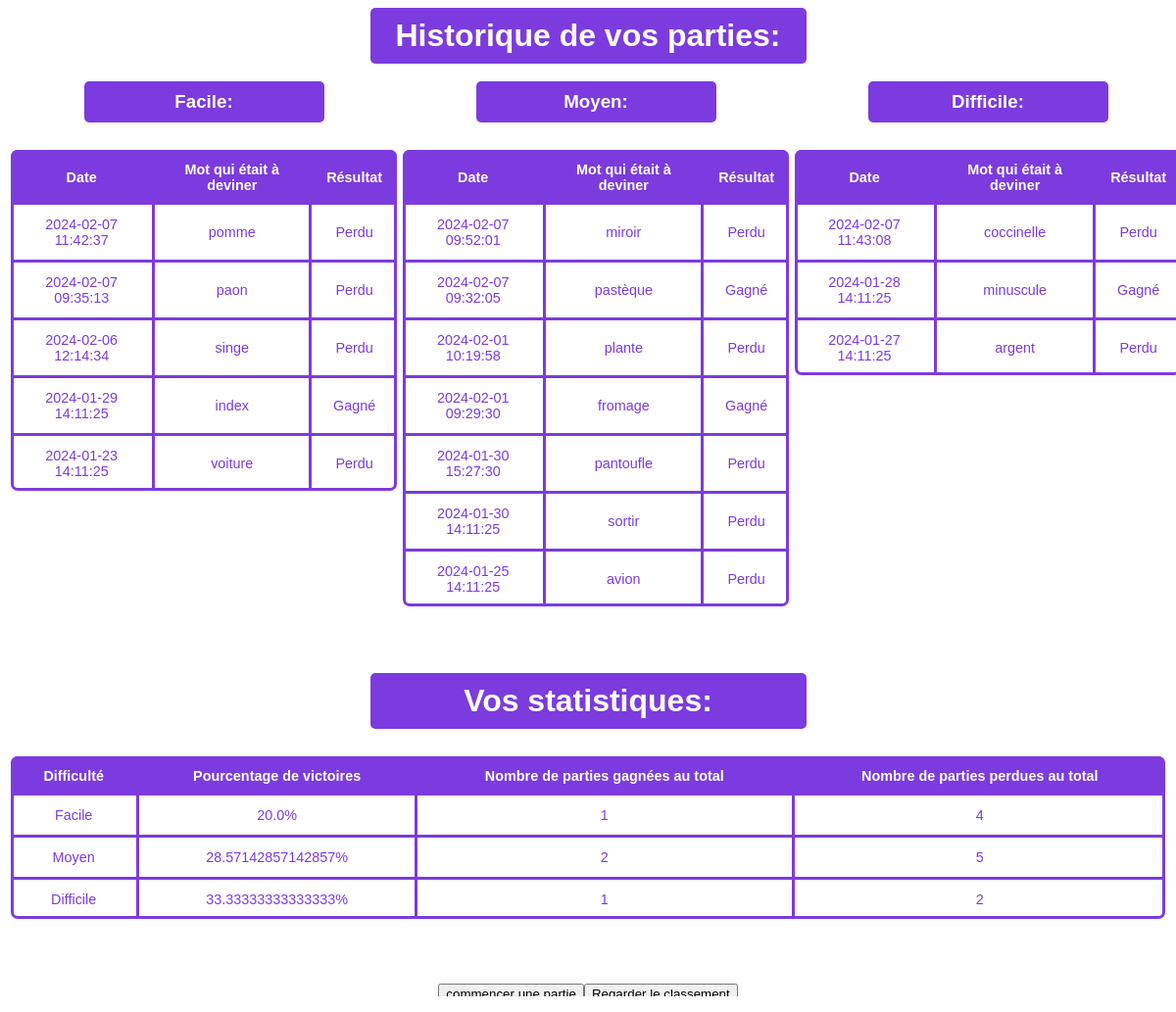
/historique (signed in), run on the app's committed database.
### tables this page shows
CREATE TABLE Partie (
    Partie_Id INTEGER PRIMARY KEY AUTOINCREMENT,
    Date_Du_Jeu DATETIME DEFAULT CURRENT_TIMESTAMP,
    Mot_A_Deviner VARCHAR,
    Gagne_Facile INTEGER DEFAULT 0,
    Perdu_Facile INTEGER DEFAULT 0,
    Gagne_Moyen INTEGER DEFAULT 0,
    Perdu_Moyen INTEGER DEFAULT 0,
    Gagne_Difficile INTEGER DEFAULT 0,
    Perdu_Difficile INTEGER DEFAULT 0,
    Resultat VARCHAR DEFAULT NULL,
    Difficulty VARCHAR DEFAULT NULL,
    User_Id INTEGER,
    FOREIGN KEY(User_Id) REFERENCES User(US_Id)
);

### app.py (the view)
@app.route('/historique')
def historique():
    user_id = session.get('user_id')
    historique_data = get_historique_data(user_id)
    return render_template('historique.html', **historique_data)

### app.py (called while the page is built)
def connect_db():
    db_path = 'Pendu.db'
    print(f"Connecté à la base de données : {db_path}")
    return sqlite3.connect(db_path)

### templates/historique.html (shortened to what this page needs)
<!DOCTYPE html>
<html lang="fr">
<head>
    <link rel="stylesheet" href="/static/historique.css">
</head>
<body>
    <div class="title-container">
        <h1>Historique de vos parties:</h1>
    </div>
    <br>
    <div class="table-container">
        <div class="table-section difficulty-section">
            <div class="section-text">
                <h3>Facile:</h3>
            </div>
            <table class="content-table">
                <thead>
                    <tr>
                        <th>Date</th>
                        <th>Mot qui était à deviner</th>
                        <th>Résultat</th>
                    </tr>
                </thead>
                <tbody>
                    {% for game in game_history_facile %}
                    <tr>
                        <td>{{ game[0] }}</td>
                        <td>{{ game[1] }}</td>
                        <td>{{ game[2] }}</td>
                    </tr>
                    {% endfor %}
                </tbody>
            </table>
        </div>
        <div class="table-section difficulty-section">
            <div class="section-text">
                <h3>Moyen:</h3>
            </div>
            <table class="content-table">
                <thead>
                    <tr>
                        <th>Date</th>
                        <th>Mot qui était à deviner</th>
                        <th>Résultat</th>
                    </tr>
                </thead>
                <tbody>
                    {% for game in game_history_moyen %}
                    <tr>
                        <td>{{ game[0] }}</td>
                        <td>{{ game[1] }}</td>
                        <td>{{ game[2] }}</td>
                    </tr>
                    {% endfor %}
                </tbody>
            </table>
        </div>
        <div class="table-section difficulty-section">
            <div class="section-text">
                <h3>Difficile:</h3>
            </div>
            <table class="content-table">
                <thead>
                    <tr>
                        <th>Date</th>
                        <th>Mot qui était à deviner</th>
                        <th>Résultat</th>
                    </tr>
                </thead>
                <tbody>
                    {% for game in game_history_difficile %}
                    <tr>
                        <td>{{ game[0] }}</td>
                        <td>{{ game[1] }}</td>
                        <td>{{ game[2] }}</td>
                    </tr>
                    {% endfor %}
                </tbody>
            </table>
        </div>
    </div>
    <div class="title-container">
        <h1>Vos statistiques:</h1>
    </div>
    <table class="content-table">
        <thead>
            <tr>
                <th>Difficulté</th>
                <th>Pourcentage de victoires</th>
                <th>Nombre de parties gagnées au total</th>
                <th>Nombre de parties perdues au total</th>
            </tr>
        </thead>
        <tbody>
            <tr>
                <td>Facile</td>
                <td>{{ pourcentage_facile }}%</td>
                <td>{{ total_gagne_facile }}</td>
                <td>{{ total_perdu_facile }}</td>
            </tr>
            <tr>
                <td>Moyen</td>
                <td>{{ pourcentage_moyen }}%</td>
                <td>{{ total_gagne_moyen }}</td>
                <td>{{ total_perdu_moyen }}</td>
            </tr>
            <tr>
                <td>Difficile</td>
                <td>{{ pourcentage_difficile }}%</td>
                <td>{{ total_gagne_difficile }}</td>
                <td>{{ total_perdu_difficile }}</td>
            </tr>
        </tbody>
    </table>
    <br>
    <div class="bouton-section">
        <a href="/recommencer_une_partie">
            <input type="button" value="commencer une partie" />
        </a>
        <a href="/classement_total">
            <input type="button" value="Regarder le classement" />
        </a>
    </div>
</body>
</html>

### static/historique.css (style rules this page uses)
* { font-family: sans-serif; }
h1, h3 { text-align: center; color: #ffffff; }
body { background-color: rgb(255, 255, 255); }
.bouton-section { display: flex; justify-content: center; margin-top: 20px; }
.title-container { background-color: #7c3bde; color: #ffffff; text-align: center; padding: 10px; border-radius: 5px; margin-bottom: 20px; max-width: 425px; margin: 0 auto; }
.title-container h1, .title-container h3 { margin: 0; }
.table-container { display: flex; justify-content: space-around; margin-bottom: 20px; }
.content-table th, .content-table td { padding: 12px 15px; border-right: 3px solid #7c3bde; border-left: 3px solid #7c3bde; text-align: center; color: #ffffff; border-radius: 0 0 -5px -5px; }
.content-table tbody tr { border-bottom: 3px solid #7c3bde; color: #ffffff; }
.content-table { border-collapse: collapse; margin: 25px 0; font-size: 0.9em; min-width: 400px; overflow: hidden; flex-direction: row; justify-content: center; align-items: center; width: 100%; max-width: 1450px; margin: 25px auto; background: #ffffff; border-radius: 10px; border: 3px solid #7c3bde; }
.content-table thead tr { background-color: #7c3bde; color: #ffffff; text-align: center; font-weight: bold; border-radius: 10px 10px 0 0; }
.content-table { box-shadow: inset 0 0 0 3px #7c3bde; }
.content-table tbody tr td { color: #7c3bde; }
.difficulty-section { text-align: center; margin-bottom: 20px; }
.difficulty-section .section-text { background-color: #7c3bde; color: #ffffff; padding: 10px; border-radius: 5px; }
.difficulty-section .section-text h3 { margin: 0; }
.section-text { max-width: 225px; margin: 0 auto; }

### data on the page
Partie: Date_Du_Jeu "2024-02-07 11:42:37", Mot_A_Deviner "pomme", Resultat "Perdu"
Partie: Date_Du_Jeu "2024-02-07 09:35:13", Mot_A_Deviner "paon", Resultat "Perdu"
Partie: Date_Du_Jeu "2024-02-06 12:14:34", Mot_A_Deviner "singe", Resultat "Perdu"
Partie: Date_Du_Jeu "2024-01-29 14:11:25", Mot_A_Deviner "index", Resultat "Gagné"
Partie: Date_Du_Jeu "2024-01-23 14:11:25", Mot_A_Deviner "voiture", Resultat "Perdu"
Partie: Date_Du_Jeu "2024-02-07 09:52:01", Mot_A_Deviner "miroir", Resultat "Perdu"
Partie: Date_Du_Jeu "2024-02-07 09:32:05", Mot_A_Deviner "pastèque", Resultat "Gagné"
Partie: Date_Du_Jeu "2024-02-01 10:19:58", Mot_A_Deviner "plante", Resultat "Perdu"
Partie: Date_Du_Jeu "2024-02-01 09:29:30", Mot_A_Deviner "fromage", Resultat "Gagné"
Partie: Date_Du_Jeu "2024-01-30 15:27:30", Mot_A_Deviner "pantoufle", Resultat "Perdu"
Partie: Date_Du_Jeu "2024-01-30 14:11:25", Mot_A_Deviner "sortir", Resultat "Perdu"
Partie: Date_Du_Jeu "2024-01-25 14:11:25", Mot_A_Deviner "avion", Resultat "Perdu"
Partie: Date_Du_Jeu "2024-02-07 11:43:08", Mot_A_Deviner "coccinelle", Resultat "Perdu"
Partie: Date_Du_Jeu "2024-01-28 14:11:25", Mot_A_Deviner "minuscule", Resultat "Gagné"
Partie: Date_Du_Jeu "2024-01-27 14:11:25", Mot_A_Deviner "argent", Resultat "Perdu"

### other printed values
{{ pourcentage_facile }} "20.0"
{{ total_gagne_facile }} "1"
{{ total_perdu_facile }} "4"
{{ pourcentage_moyen }} "28.57142857142857"
{{ total_gagne_moyen }} "2"
{{ total_perdu_moyen }} "5"
{{ pourcentage_difficile }} "33.33333333333333"
{{ total_gagne_difficile }} "1"
{{ total_perdu_difficile }} "2"
